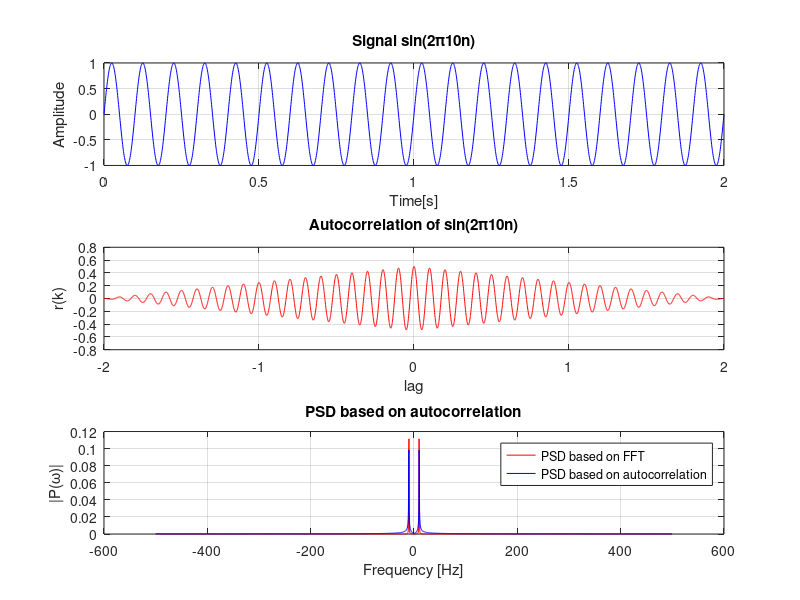

Write the MATLAB code that produced this figure.
% Define spatial signal
dx   = 1e-3;
Fsx  = 1/dx; % sampling frequency
X    = 0:dx:2;
L    = length(X);     % = 2001
Lfft = 2^nextpow2(L); % = 2048
dfx  = 1/(Lfft*dx);
fsig = 10;
Z   = sin(2*pi*fsig*X);
Z_dirac = [1, zeros(1,L-1)];

% Compute PSD from FFT
fourier_image  = fftshift(fft(Z,Lfft)/Lfft);
PSDfromFFT     = abs(fourier_image).^2;
freq           = -Fsx/2:dfx:Fsx/2-dfx; % Frequency axis
% Compute PSD from Autocorrelation
Rxx = xcorr(Z,'biased');
lag = (-(L-1):1:(L-1))*dx;
PSDfromRxx = abs(fftshift(fft(Rxx,Lfft)/Lfft));
% Parseval sums
fprintf('\nParseval sums : \n\n');
fprintf('Spatial sum = %f\n', sum(X(:).^2));
fprintf('Frequency sum (from FFT) = %f\n', sum(PSDfromFFT(:))*Lfft);
fprintf('Frequency sum (from ACF) = %f\n', sum(PSDfromRxx(:))*Lfft);
% Plots
figure;
subplot(3,1,1); plot(X,Z,'-b'); title('Signal sin(2\pi10n)'); xlabel('Time[s]');ylabel('Amplitude') ; grid on;
subplot(3,1,2); plot(lag,Rxx,'-r'); title('Autocorrelation of sin(2\pi10n)');xlabel('lag');ylabel('r(k)') ; grid on;
subplot(3,1,3);
plot(freq,PSDfromFFT,'r'); title('PSD based on FFT'); hold on;
plot(freq, PSDfromRxx, 'b'); title('PSD based on autocorrelation');
legend('PSD based on FFT','PSD based on autocorrelation'); hold off;
xlabel('Frequency [Hz]');ylabel('|P(\omega)|');grid on;